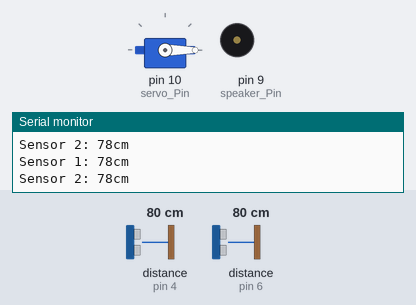
This program was run on a simulated Arduino Uno, built with avr-gcc and run on an emulated ATmega328P. Parts: servo, buzzer (waves = sounding, pin HIGH), the last lines printed to the serial monitor. Wiring (inferred from the names in the program): 2 × ultrasonic range finder: trigger pin 3, echo pin 4 / trigger pin 5, echo pin 6. Inputs (shaded band) come from the test bench; at power-on: distance to the obstacle (sensors on pin 4, pin 6) 80 cm. The echo pulse lasts 58.3 µs per cm; pins used as bus, display or sensor lines are not drawn.

Above: at 1.3 s.
1.4 s: distance to the obstacle (sensor on pin 4) set to 12 cm
4.4 s: distance to the obstacle (sensor on pin 4) set to 9 cm
At 4.55 s:
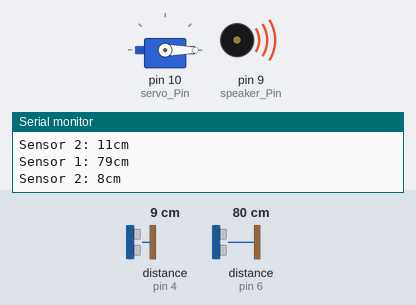
7.4 s: distance to the obstacle (sensor on pin 6) set to 33 cm
10.4 s: distance to the obstacle (sensor on pin 6) set to 28 cm
At 11.6 s:
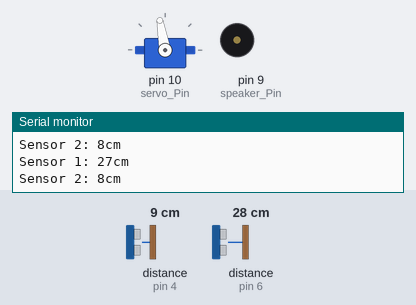
12.1 s: distance to the obstacle (sensor on pin 4) set to 18 cm
At 13.81 s:
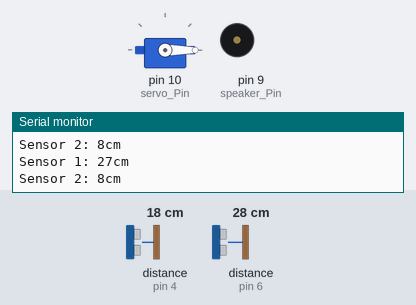
15.1 s: distance to the obstacle (sensor on pin 4) set to 2 cm
At 17.46 s:
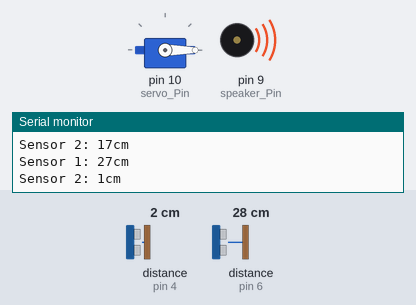
Timing chart, 0 to 19.1 s (numbered marks = the images above; inputs shaded):
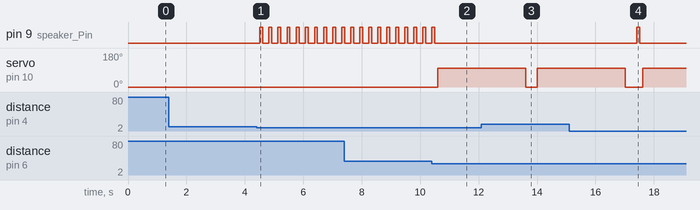

Measured:
- the behaviour switches between 11 and 10 cm on distance to the obstacle (sensor on pin 4) (found by bisection; images 0 and 1)
- the behaviour switches between 31 and 30 cm on distance to the obstacle (sensor on pin 6) (found by bisection; images 1 and 2)
- after the input at 4.4 s, pin 9 (speaker_Pin): alternates HIGH for 0.10 s and LOW for 0.21 s, starting after 0.10 s
- after the input at 10.4 s, pin 9 (speaker_Pin): goes on until 10.5 s, then stays LOW; servo on pin 10 (servo_Pin): 0° → 100° after 0.21 s
- after the input at 12.1 s, pin 9 (speaker_Pin): stays LOW (without the input it goes to HIGH after 1.9 s)
- after the input at 15.1 s, pin 9 (speaker_Pin): LOW → HIGH after 2.3 s, → LOW 0.10 s later

The program:

main.cpp
```cpp
#include <Servo.h>
Servo servo;
int trig_1_Pin = 5 ;    // Chân Trig của cảm biến siêu âm
int echo_1_Pin = 6 ;   //Chân Echo của cảm biến siêu âm


int trig_2_Pin = 3 ;    // Chân Trig của cảm biến siêu âm
int echo_2_Pin = 4 ;   //Chân Echo của cảm biến siêu âm

int servo_Pin = 10  ; //Chân tín hiệu của Servo
int speaker_Pin = 9 ; //Chân tín hiệu của Speaker

long  duration,
      dist,
      height_inside,
      verage;
long aver[3];
void setup()
{
  servo.attach(servo_Pin);
  pinMode(trig_1_Pin, OUTPUT);  //Chân phát tín hiệu  p
  pinMode(echo_1_Pin, INPUT);  //Chân nhận tín hiệu   P
  pinMode(trig_2_Pin, OUTPUT);  //Chân phát tín hiệu Sp
  pinMode(echo_2_Pin, INPUT);  //Chân nhận tín hiệu   Sp
  pinMode(speaker_Pin, OUTPUT);

  servo.write(0);         //Góc về của Servo
  delay(100);            //  Thời gian đo khoảng cách
   servo.detach();
   Serial.begin(9600);
}
void measure()
{
    unsigned long duration; // biến đo thời gian
    int distance;           // biến lưu khoảng cách

    /* Phát xung từ chân trig */
    digitalWrite(trig_1_Pin,0);   // tắt chân trig
    delayMicroseconds(2);
    digitalWrite(trig_1_Pin,1);   // phát xung từ chân trig
    delayMicroseconds(5);   // xung có độ dài 5 microSeconds
    digitalWrite(trig_1_Pin,0);   // tắt chân trig

    /* Tính toán thời gian */
    // Đo độ rộng xung HIGH ở chân echo.
    duration = pulseIn(echo_1_Pin,HIGH);
    // Tính khoảng cách đến vật.
    distance = int(duration/2/29.412);
    /* In kết quả ra Serial Monitor */
    Serial.print("Sensor 1: ");
    Serial.print(distance);
    Serial.println("cm");
    dist = distance;

    /* Phát xung từ chân trig */
    digitalWrite(trig_2_Pin,0);   // tắt chân trig
    delayMicroseconds(2);
    digitalWrite(trig_2_Pin,1);   // phát xung từ chân trig
    delayMicroseconds(5);   // xung có độ dài 5 microSeconds
    digitalWrite(trig_2_Pin,0);   // tắt chân trig

    /* Tính toán thời gian */
    // Đo độ rộng xung HIGH ở chân echo.
    duration = pulseIn(echo_2_Pin,HIGH);
    // Tính khoảng cách đến vật.
    distance = int(duration/2/29.412);
    /* In kết quả ra Serial Monitor */
    Serial.print("Sensor 2: ");
    Serial.print(distance);
    Serial.println("cm");
    height_inside = distance;

}
void loop()
{
  dist = 0;
    //average distance
        measure();
  if ( dist < 30 )
  {   //Khoảng cách đến vật thể để kích hoạt mở nắp
    servo.attach(servo_Pin);
    delay(1);
    servo.write(100);  //Góc mở của Servo
    delay(3000);      //Thời gian dừng lại khi mở nắp
    servo.write(0);    //Góc đóng của Servo
    delay(300);
    servo.detach();
  }
  delay(100);
  //average distance
      measure();
  if ( height_inside < 10 )
  {   //Khoảng cách đến vật thể để kích hoạt mở nắp
    digitalWrite(speaker_Pin, HIGH);
    delay(100);
    digitalWrite(speaker_Pin, LOW);
    delay(100);
  }

}
```
